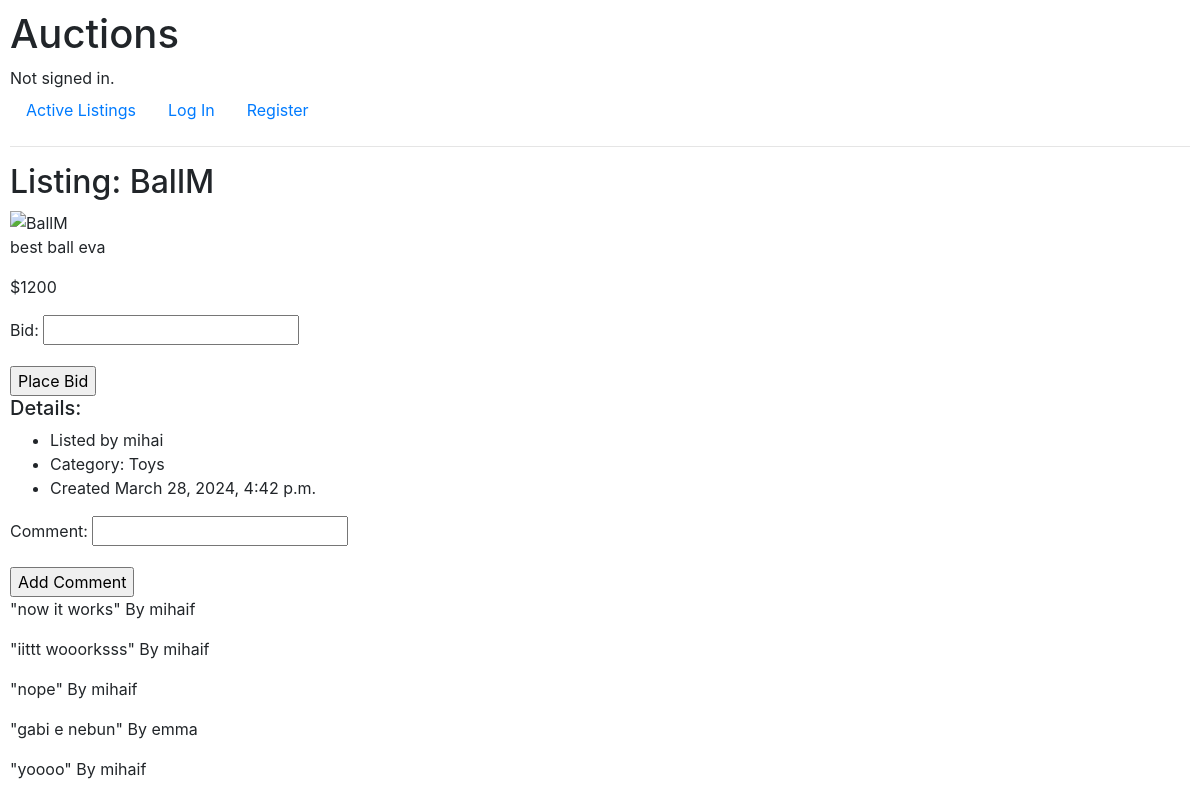
Before: /listing/8/ with the older database file.
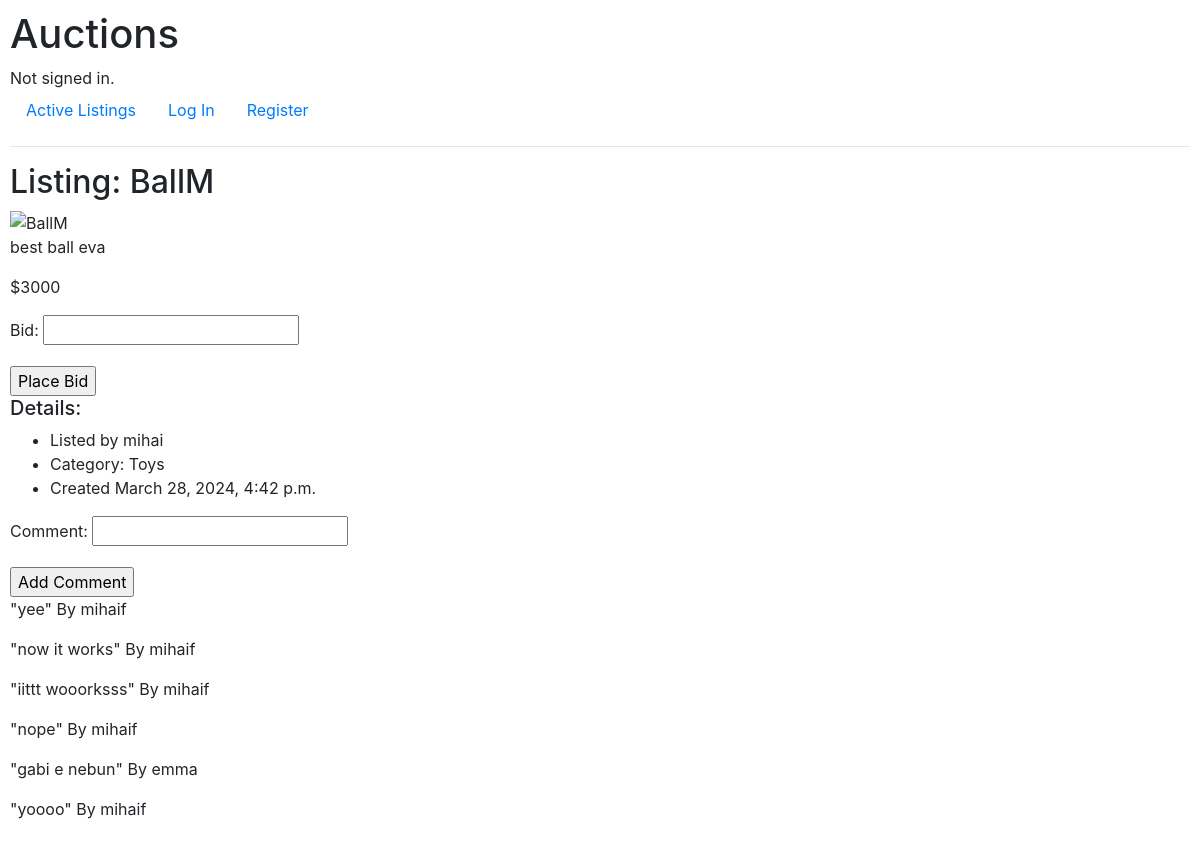
After: the same page with the newer database file.
### auctions/models.py (models this page shows, shortened)
class Comment(models.Model):
    id = models.BigAutoField(primary_key=True)
    comment = models.CharField(max_length=255)
    commenter = models.ForeignKey(User, on_delete=models.CASCADE, related_name="comments_made")
    comment_time = models.DateTimeField(auto_now_add=True)
    auction = models.ForeignKey(AuctionListing, on_delete=models.CASCADE, related_name="comments")

class User(AbstractUser):
    pass

### auctions/views.py (the view)
# urls.py: path("listing/<int:auction_id>/", views.listing_view, name="listing_view"),
def listing_view(request, auction_id):
    auction = AuctionListing.objects.get(pk=auction_id)
    if request.user.is_authenticated:
        is_in_watchlist = Watchlist.objects.filter(watchlist_user=request.user, watchlist_auction=auction).exists()
    else:
        is_in_watchlist = False
    current_bid = auction.bids.order_by('-bid').first()
    if current_bid:
        current_bid_price = current_bid.bid
    else:
        current_bid_price = 0
    return render(request, "auctions/listing_page.html", {
        "auction": auction,
        "is_in_watchlist": is_in_watchlist,
        "form": BidForm,
        "comment_form": CommentForm,
        "comments": auction.comments.all().order_by('-comment_time'),
        "current_bid": current_bid_price
    })

### auctions/models.py (called while the page is built)
    def __str__(self):
        return self.name

### auctions/templates/auctions/listing_page.html (shortened to what this page needs)
{% extends "auctions/layout.html" %}
{% block body %}
    <h2>Listing: {{ auction.title }}</h2>
    <div>
        <img src="{{ auction.image_url }}" alt="{{ auction.title }}" style="width: 20%; height: 20%;">
    </div>
    <div>
        <p>{{ auction.description }}</p>
        {% if current_bid %}
            <p>${{ current_bid }}</p>
        {% else %}
            <p>${{ auction.starting_bid }}</p>
        {% endif %}
        <form action="{% url 'place_bid' auction.id %}" method="POST">
            {{ form.as_p }}
            <input type="submit" value="Place Bid">
        </form>
        <h5>Details:</h5>
        <ul>
            <li>Listed by {{ auction.auctioneer }}</li>
            <li>Category: {{ auction.category }}</li>
            <li>Created {{ auction.date_created }}</li>
        </ul>
    </div>
    <div>
        <form action="{% url 'add_comment' auction.id %}" method="POST">
            {{ comment_form.as_p }}
            <input type="submit" value="Add Comment">
        </form>
        <div>
            {% if comments %}
                {% for comment in comments %}
                    <div>
                        <p>"{{ comment.comment }}" By {{ comment.commenter }}</p>
                    </div>
                {% endfor %}
            {% endif %}
        </div>
    </div>
{% endblock %}

Changed rows visible on the page:
added Comment: comment "yee", commenter "mihaif"
Other visible differences:
{{ current_bid }}: "1200" → "3000"
